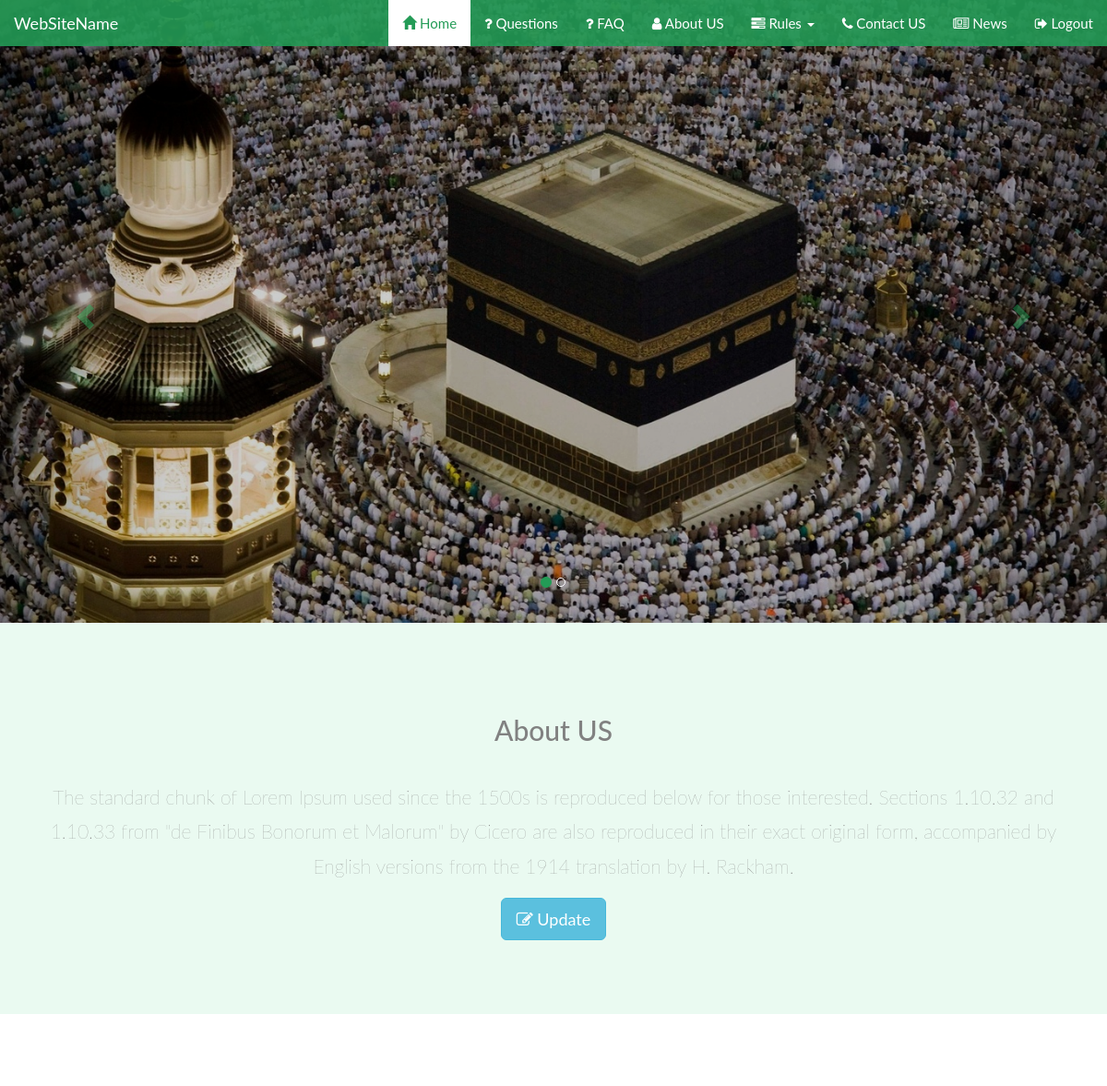
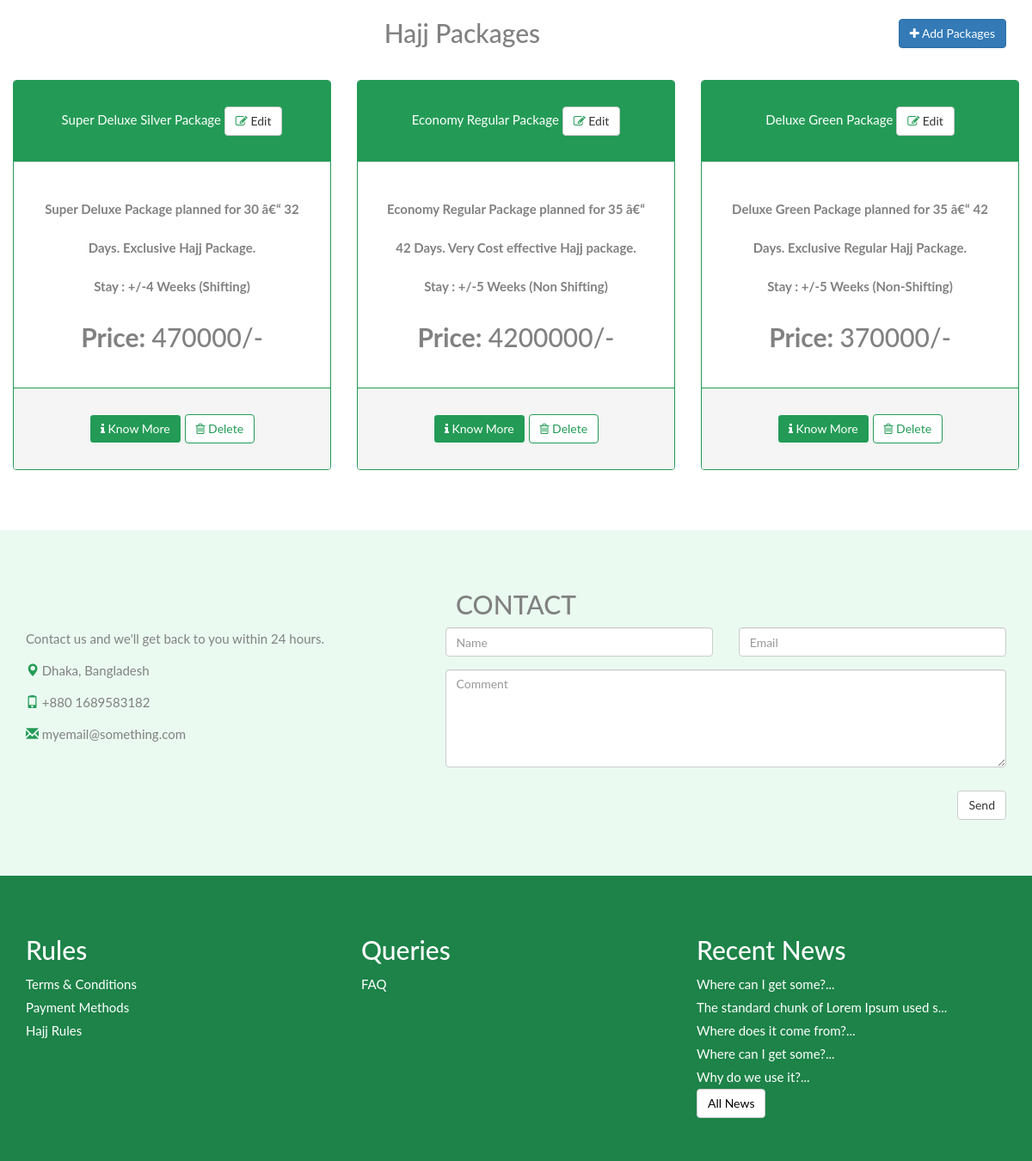
The page /Admin/home.php (signed in) on the database its author committed (2 pictures, top to bottom).
### tables this page shows
CREATE TABLE `about_us` (
  `id` int(11) NOT NULL,
  `about` text
);

CREATE TABLE `packages` (
  `id` int(11) NOT NULL,
  `title` varchar(255) DEFAULT NULL,
  `summary` text,
  `price` float DEFAULT NULL,
  `details` text
);

CREATE TABLE `recent_news` (
  `id` int(11) NOT NULL,
  `heading` text,
  `body` text
);

### public_html/Admin/home.php (the view, shortened to what this page needs)
<?php include_once("dbConnector.php"); ?>
<?php
	$SelectAbout = "SELECT id,about FROM about_us ORDER BY id DESC LIMIT 1";
	$ResultAbout = mysqli_query($connection,$SelectAbout);
	$RowAbout = mysqli_fetch_assoc($ResultAbout);
?>
<?php
	$SelectPackage = "SELECT id,title,summary,details,price FROM packages ORDER BY id DESC";
	$ResultPackage = mysqli_query($connection,$SelectPackage);
?>
<!doctype html>
<html>
<head>
<link rel="stylesheet" href="https://maxcdn.bootstrapcdn.com/bootstrap/3.3.7/css/bootstrap.min.css">
<link rel="stylesheet" href="https://cdnjs.cloudflare.com/ajax/libs/font-awesome/4.7.0/css/font-awesome.min.css">
<link type="text/css" rel="stylesheet" href="css/footer.css">
</head>
<body>
    <nav class="navbar navbar-inverse navbar-fixed-top">
      <div class="container-fluid">
        <div class="navbar-header">
          <a class="navbar-brand" href="index.php">WebSiteName</a>
        </div>
        <div class="collapse navbar-collapse" id="myNavbar">
          <ul class="nav navbar-nav navbar-right">
            <li class="nav-link"><a href="home.php"><span class="glyphicon glyphicon-home"></span> Home</a></li>
            <li class="nav-link"><a href="question.php"><i class="fa fa-question" aria-hidden="true"></i> Questions</a></li>
            <li class="nav-link"><a href="faq.php"><i class="fa fa-question" aria-hidden="true"></i> FAQ</a></li>
            <li class="nav-link"><a href="#aboutId"><i class="fa fa-user" aria-hidden="true"></i> About US</a></li>
            <li class="dropdown nav-link"><a class="dropdown-toggle" data-toggle="dropdown" href="#"><i class="fa fa-tasks" aria-hidden="true"></i> Rules <span class="caret"></span></a>
            </li>
            <li class="nav-link"><a href="#contactId"><i class="fa fa-phone" aria-hidden="true"></i> Contact US</a></li>
            <li class="nav-link"><a href="#newsId"><i class="fa fa-newspaper-o" aria-hidden="true"></i> News</a></li>
            <li class="nav-link"><a href="logout.php"><i class="fa fa-sign-out" aria-hidden="true"></i> Logout</a></li>
          </ul>
        </div>
      </div>
    </nav>
    <div class="">
      <div id="myCarousel" class="carousel slide" data-ride="carousel">
        <ol class="carousel-indicators">
          <li data-target="#myCarousel" data-slide-to="0" class="active"></li>
          <li data-target="#myCarousel" data-slide-to="1"></li>
        </ol>
        <div class="carousel-inner" role="listbox">
          <div class="item active">
            <img src="images/slider1.jpg" alt="Chania">
            <div class="cover"></div>
            <div class="carousel-caption">
            </div>
          </div>
        </div>
        <a class="left carousel-control" href="#myCarousel" role="button" data-slide="prev">
          <span class="glyphicon glyphicon-chevron-left" aria-hidden="true"></span>
        </a>
        <a class="right carousel-control" href="#myCarousel" role="button" data-slide="next">
          <span class="glyphicon glyphicon-chevron-right" aria-hidden="true"></span>
        </a>
      </div>
    </div>
    <div id="aboutId" class="text-center jumbotron about bg-teal" style="padding:80px 0px;">
    	<div class="container">
            <h2>About US</h2><br/>
            <p><?php echo nl2br($RowAbout['about']); ?></p>
            <button type="button" class="btn btn-info btn-lg" data-toggle="modal" data-target="#myModal"><i style="color:#fff;" class="fa fa-pencil-square-o" aria-hidden="true"></i> Update</button>
        </div>
    </div>
    <div class="container" style="padding:50px 0px;">
        <div class="row text-center">
        	<h2 class="container">Hajj Packages
            	<button class="btn btn-primary pull-right" data-toggle="modal" data-target="#packageModal"><i style="color:#fff;" class="fa fa-plus" aria-hidden="true"></i> Add Packages</button>
            </h2><br/>
            <?php while($RowPackage = mysqli_fetch_assoc($ResultPackage)) { ?>
            <div class="col-md-4">
                <div class="panel panel-default">
                    <div class="panel-heading">
							<?php echo $RowPackage['title']; ?> <button class="btn btn-default" data-toggle="modal" data-target="#updatePackageModal<?php echo $RowPackage['id']; ?>"><i class="fa fa-pencil-square-o" aria-hidden="true"></i> Edit</button>
                    </div>
                    <div class="panel-body">
                        <p><strong><?php echo nl2br($RowPackage["summary"]); ?></strong></p>
                        <h2><strong>Price: </strong><?php echo $RowPackage['price']; ?>/-</h2>
                    </div>
                    <div class="panel-footer">
                    	<a href="packageDeatails.php?package_id=<?php echo $RowPackage['id']; ?>" class="btn btn-default"><i class="fa fa-info" aria-hidden="true"></i> Know More</a>
                        <button type="button" class="btn btn-default" onClick="deletePackage(<?php echo $RowPackage['id']; ?>)"><i class="fa fa-trash-o" aria-hidden="true"></i> Delete</button>
                    </div>
                </div>
            </div>
            <?php } ?>
        </div>
    </div>
    <?php include_once("contact.php") ?>
    <?php include_once("footer.php"); ?>
</body>
</html>

### public_html/Admin/footer.php
<?php
	$SelectNews5 = "SELECT id,heading FROM recent_news ORDER BY id DESC LIMIT 5";
	$ResultNews5 = mysqli_query($connection,$SelectNews5);
?>
<div class="footer" id="newsId">
    <div class="container">
        <div class="row">
            <div class="col-md-4">
                <h2>Rules</h2>
                <a href="terms&Conditions.php">Terms & Conditions</a><br/>
                <a href="paymentMethods.php">Payment Methods</a><br/>
                <a href="hajjRules.php">Hajj Rules</a><br/>
            </div>
            <div class="col-md-4">
                <h2>Queries</h2>
                <a href="faq.php">FAQ</a><br/>
            </div>
            <div class="col-md-4">
                <h2>Recent News</h2>
                <?php while($RowNews5 = mysqli_fetch_assoc($ResultNews5)) { ?>
                <a href="fullNews.php?newsId=<?php echo $RowNews5['id']; ?>"><?php echo substr($RowNews5["heading"],0,40) . "..."; ?></a> <br/>
                <?php }?>
                <a style="color:black;" class="btn btn-default" href="newsList.php">All News</a>
            </div>
        </div>
    </div>
</div>

### public_html/Admin/css/footer.css (style rules this page uses)
.footer { background-color:#1D8348; padding:50px 0px; color:white; }
.footer a { color:#fff; }

### public_html/Admin/home.php (style rules this page uses)
body { font: 400 15px Lato, sans-serif; line-height: 1.8; color: #818181; }
span, i { color:#239B56; }
.navbar { background-color:rgba(35, 155, 86, 0.9); border:0; }
.navbar a { color:#fff !important; }
.navbar span, .navbar i { color:#fff; }
.navbar li.active, .navbar li.active a { background-color:#fff !important; }
.navbar li.active a { color:#239B56 !important; }
.navbar li.active span, .navbar li.active i { color:#239B56; }
.carousel-indicators li.active { background-color:#239B56; border:1px solid #239B56; }
.bg-teal { background-color:#EAFAF1; }
.cover { position:absolute; top:0px; bottom:0px; left:0px; right:0px; background-color:rgba(0,0,0,0.2); }
.panel { border:1px solid #239B56; -webkit-transition:box-shadow .5s; transition:box-shadow .5s; box-shadow:0px 0px 0px black; }
.panel-heading { padding:30px 0px; background-color:#239B56 !important; color:#fff !important; border-bottom:1px solid #239B56; }
.panel-body { padding:32px; line-height:3.0; }
.panel-footer { padding:30px 0px; border-top:1px solid #239B56; }
.panel-footer a { background-color:#239B56; color:white; border:1px solid #fff; -webkit-transition:background-color 1s, color 1s, border 1s; transition:background-color 1s, color 1s, border 1s; }
.panel-footer a i { color:white; -webkit-transition:color 1s; transition:color 1s; }
.panel-footer button i { color:#239B56; -webkit-transition:color 1s; transition:color 1s; }
.panel-footer button { background-color:#fff; color:#239B56; border:1px solid #239B56; -webkit-transition:background-color 1s, color 1s, border 1s; transition:background-color 1s, color 1s, border 1s; }

### rows shown on the page
about_us: about "The standard chunk of Lorem Ipsum used since the 1500s is reproduced below for those interested. Sections 1.10.32 and 1.10.33 from \"de Finibus Bonorum et Malorum\" by Cicero are also reproduced in their exact original form, accompanied by English versions from the 1914 translation by H. Rackham."
packages: title "Super Deluxe Silver Package", summary "Super Deluxe Package planned for 30 â€“ 32 Days. Exclusive Hajj Package. Stay : +/-4 Weeks (Shifting)", price "470000"
packages: title "Economy Regular Package", summary "Economy Regular Package planned for 35 â€“ 42 Days. Very Cost effective Hajj package. Stay : +/-5 Weeks (Non Shifting)", price "4200000"
packages: title "Deluxe Green Package", summary "Deluxe Green Package planned for 35 â€“ 42 Days. Exclusive Regular Hajj Package. Stay : +/-5 Weeks (Non-Shifting)", price "370000"
recent_news: heading "Where can I get some?"
recent_news: heading "The standard chunk of Lorem Ipsum used s"
recent_news: heading "Where does it come from?"
recent_news: heading "Where can I get some?"
recent_news: heading "Why do we use it?"
